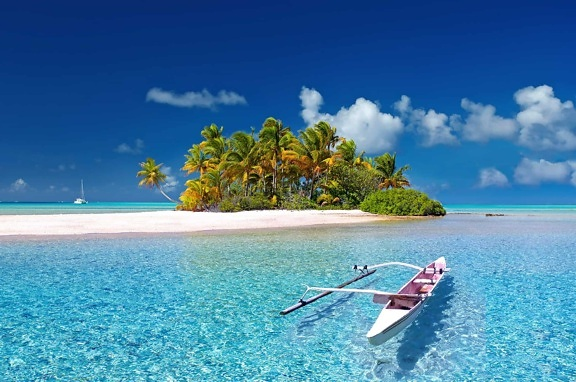
#> input picture Hafta10/Ders1/resjpg.jpg, 576 x 382 px
$ python tuzbiberekleme.py
#> lines starting #> are read from the running program, lines starting #| are printed output that depends on the picture
import cv2 as cv
import numpy as np

def add_salt_pepper_noise(image):
    h, w = image.shape[:2]
    nums = 10000
    rows = np.random.randint(0, h, nums, dtype=np.int32)
    cols = np.random.randint(0, w, nums, dtype=np.int32)
    for i in range(nums):
        if i % 2 == 1:
            image[rows[i], cols[i]] = (0, 0, 255)
        else:
            image[rows[i], cols[i]] = (255, 0, 0)
    return image

src = cv.imread("resjpg.jpg")
#> src is the input picture: shape (382, 576, 3); mean B, G, R 163.4, 128.3, 72.8
if src is None:
    raise FileNotFoundError("resjpg.jpg dosyasi bulunamadi!")
h, w = src.shape[:2]
#> h = 382; w = 576
copy = np.copy(src)
copy = add_salt_pepper_noise(copy)
#> after the loop in add_salt_pepper_noise, `for i in range(nums):`:
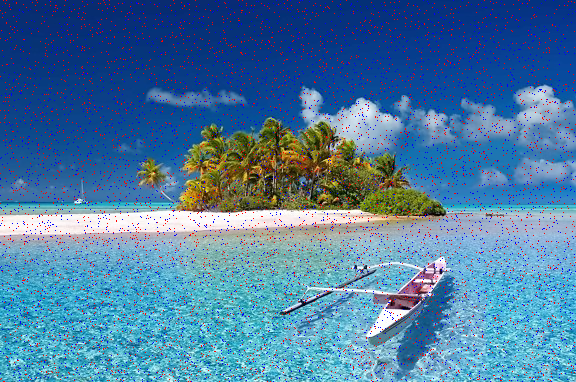
#> image: shape (382, 576, 3); mean B, G, R 161.8, 122.6, 75.2

result = np.zeros([h, w * 2, 3], dtype=src.dtype)
result[0:h, 0:w, :] = src
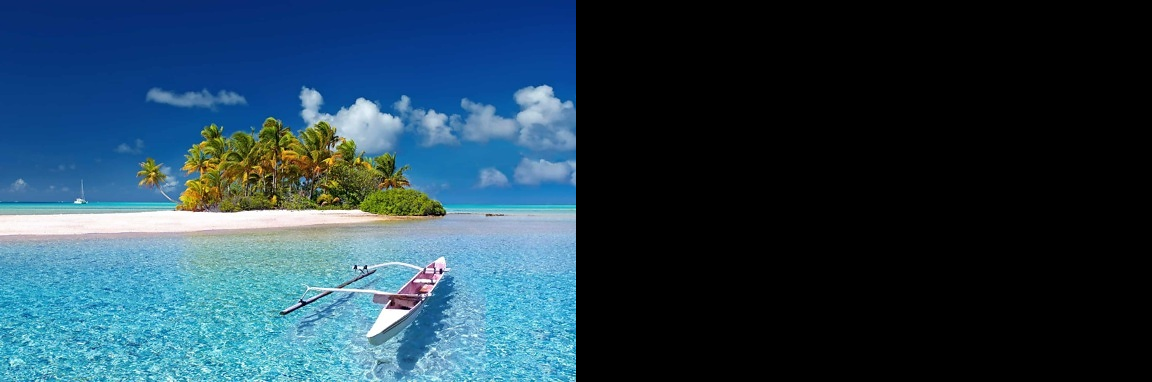
#> result: shape (382, 1152, 3); mean B, G, R 81.7, 64.2, 36.4
result[0:h, w:2 * w, :] = copy
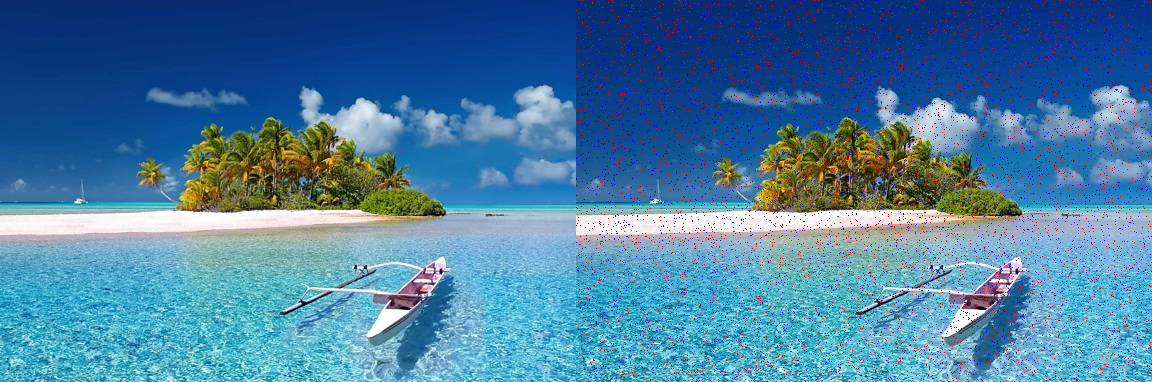
#> result: shape (382, 1152, 3); mean B, G, R 162.6, 125.5, 74

cv.imshow("Orijinal ve Gurultulu Goruntu", result)
cv.waitKey(0)
cv.destroyAllWindows()
